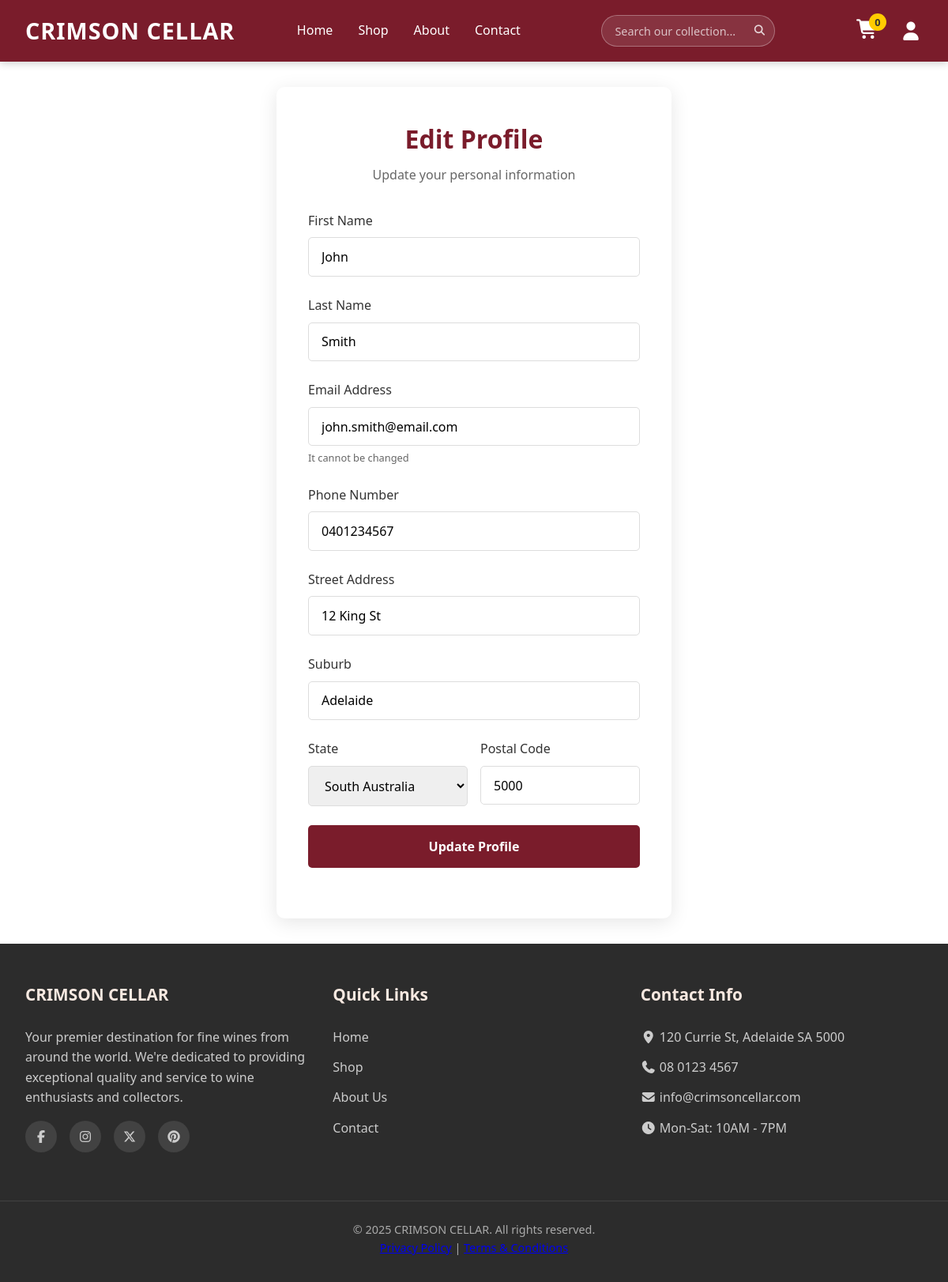
The app's page /api/profile_edit.php (signed in) with its own data.
### tables this page shows
CREATE TABLE if not exists users (
    user_id INT AUTO_INCREMENT PRIMARY KEY,
    first_name VARCHAR(50) NOT NULL,
    last_name VARCHAR(50) NOT NULL,
    email VARCHAR(150) UNIQUE NOT NULL,
    password VARCHAR(255) NOT NULL,
    phone VARCHAR(20),
    street_address VARCHAR(255),
    suburb VARCHAR(100),
    state VARCHAR(10),
    postal_code VARCHAR(10),
    created_at TIMESTAMP DEFAULT CURRENT_TIMESTAMP,
    updated_at TIMESTAMP DEFAULT CURRENT_TIMESTAMP ON UPDATE CURRENT_TIMESTAMP
);

### api/profile_edit.php (the view, shortened to what this page needs)
<?php
require_once __DIR__ . '/../src/conn_db.php';
$userId = $_SESSION['user_id'];
$sql = "SELECT * FROM users WHERE user_id = ?";
$stmt = $conn->prepare($sql);
$stmt->bind_param("i", $userId);
$stmt->execute();
$result = $stmt->get_result();
$user = $result->fetch_assoc();
?>
<!DOCTYPE html>
<html lang="en">
<head>
    <link rel="stylesheet" href="https://cdnjs.cloudflare.com/ajax/libs/font-awesome/7.0.0/css/all.min.css">
    <link rel="stylesheet" href="style.css">
</head>
<body>
    <?php include __DIR__ . '/../src/header.php'; ?>
    <div class="register-container">
        <div class="register-content">
            <div class="register-header">
                <h1 class="register-title">Edit Profile</h1>
                <p class="register-subtitle">Update your personal information</p>
            </div>
            <form class="register-form" name="editProfileForm" method="post" action="profile_edit.php">
                <div class="form-group">
                    <label for="firstName" class="form-label">First Name</label>
                    <input type="text" id="firstName" name="firstName" class="form-input"
                    value="<?= htmlspecialchars($user['first_name'] ?? ''); ?>" required>
                </div>
                <div class="form-group">
                    <label for="lastName" class="form-label">Last Name</label>
                    <input type="text" id="lastName" name="lastName" class="form-input" placeholder="Your last name"
                    value="<?= htmlspecialchars($user['last_name'] ?? ''); ?>" required>
                </div>
                <div class="form-group">
                    <label for="email" class="form-label">Email Address</label>
                    <input type="email" id="email" name="email" class="form-input" placeholder="Your email address"
                    value="<?= htmlspecialchars($user['email'] ?? ''); ?>" readonly>
                    <small class="form-note">It cannot be changed</small>
                </div>
                <div class="form-group">
                    <label for="phone" class="form-label">Phone Number</label>
                    <input type="tel" id="phone" name="phone" class="form-input" placeholder="Your phone number"
                    value="<?= htmlspecialchars($user['phone'] ?? ''); ?>" required>
                </div>
                <div class="form-group">
                    <label for="street_address" class="form-label">Street Address</label>
                    <input type="text" id="street_address" name="street_address" class="form-input" placeholder="Your street address"
                    value="<?= htmlspecialchars($user['street_address'] ?? ''); ?>" required>
                </div>
                <div class="form-group">
                    <label for="suburb" class="form-label">Suburb</label>
                    <input type="text" id="suburb" name="suburb" class="form-input" placeholder="Your suburb"
                    value="<?= htmlspecialchars($user['suburb'] ?? ''); ?>" required>
                </div>
                <div class="form-row">
                    <div class="form-group">
                        <label for="state" class="form-label">State</label>
                        <select id="state" name="state" class="form-input" required>
                            <option value="SA"  <?= (($user['state'] ?? '') == 'SA') ? 'selected' :  ''; ?>>South Australia</option>
                        </select>
                    </div>
                    <div class="form-group">
                        <label for="postal_code" class="form-label">Postal Code</label>
                        <input type="text" id="postal_code" name="postal_code" class="form-input" placeholder="Postal code"
                        value="<?= htmlspecialchars($user['postal_code'] ?? ''); ?>" required>
                    </div>
                </div>
                <button type="submit" class="register-btn">Update Profile</button>
            </form>
        </div>
    </div>
    <?php include __DIR__ . '/../src/footer.php'; ?>
</body>
</html>

### public/style.css (style rules this page uses)
:root { --primary: #7a1c2b; --secondary: #f8e9e1; --light: #ffffff; --dark: #2c2c2c; --accent: #c56c6c; --gray: #f5f5f5; }
* { margin: 0; padding: 0; box-sizing: border-box; font-family: 'Segoe UI', Tahoma, Geneva, Verdana, sans-serif; }
body { background: var(--light); color: var(--dark); line-height: 1.6; overflow-x: hidden; }
.form-group { margin-bottom: 1.5rem; }
.form-label { display: block; margin-bottom: 0.5rem; font-weight: 500; color: #333; }
.form-input { width: 100%; padding: 0.8rem 1rem; border: 1px solid #ddd; border-radius: 5px; font-size: 1rem; transition: border-color 0.3s; }
.form-note { display: block; margin-top: 0.3rem; font-size: 0.8rem; color: #666; }
.form-row { display: grid; grid-template-columns: 1fr 1fr; gap: 1rem; }
.register-container { max-width: 1000px; margin: 2rem auto; padding: 0 1.5rem; display: flex; justify-content: center; align-items: center; min-height: 80vh; }
.register-content { width: 100%; max-width: 500px; background: white; border-radius: 10px; overflow: hidden; box-shadow: 0 5px 25px rgba(0, 0, 0, 0.1); padding: 2.5rem; }
.register-header { text-align: center; margin-bottom: 2rem; }
.register-title { font-size: 2rem; color: var(--primary); margin-bottom: 0.5rem; }
.register-subtitle { color: #666; }
.register-form { width: 100%; }
.register-btn { width: 100%; padding: 1rem; background: var(--primary); color: white; border: none; border-radius: 5px; font-size: 1rem; font-weight: bold; cursor: pointer; transition: background 0.3s; margin-bottom: 1.5rem; }

### records on screen
users: firstName "John", lastName "Smith", email "john.smith@email.com", phone "0401234567", street_address "12 King St", suburb "Adelaide", state "South Australia", postal_code "5000"

### other values on screen
$cart->get_total_items() "0"
